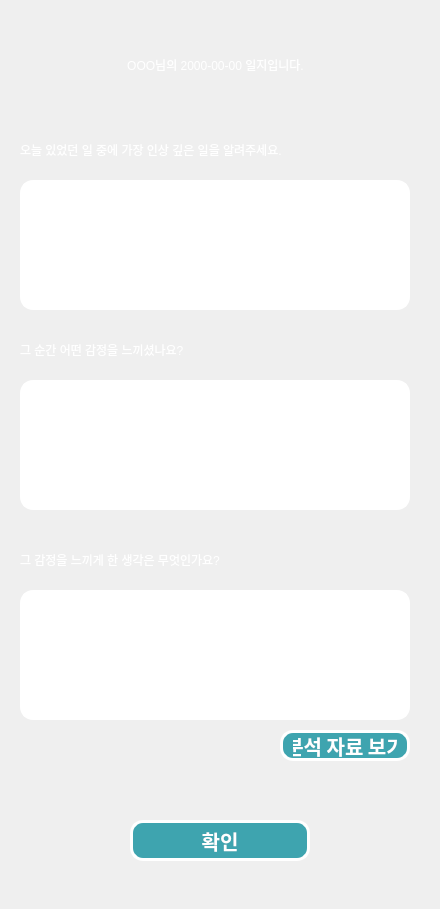
   <widget class="QWidget" name="write_myschedule_doctor">
    <widget class="QLabel" name="label_62">
     <property name="geometry">
      <rect>
       <x>0</x>
       <y>0</y>
       <width>431</width>
       <height>900</height>
      </rect>
     </property>
     <property name="styleSheet">
      <string notr="true">background-image: url(:/new/prefix1/resources/Dream Whale_.png);</string>
     </property>
     <property name="text">
      <string/>
     </property>
    </widget>
    <widget class="QLabel" name="label_50">
     <property name="geometry">
      <rect>
       <x>20</x>
       <y>330</y>
       <width>391</width>
       <height>40</height>
      </rect>
     </property>
     <property name="styleSheet">
      <string notr="true">font: 700 13pt &quot;Gaegu&quot;;
color: rgb(255, 255, 255);</string>
     </property>
     <property name="text">
      <string>그 순간 어떤 감정을 느끼셨나요?</string>
     </property>
    </widget>
    <widget class="QPushButton" name="close_myday_Btn_2">
     <property name="geometry">
      <rect>
       <x>280</x>
       <y>730</y>
       <width>130</width>
       <height>31</height>
      </rect>
     </property>
     <property name="font">
      <font>
       <family>Gaegu</family>
       <pointsize>15</pointsize>
       <italic>false</italic>
       <bold>true</bold>
      </font>
     </property>
     <property name="styleSheet">
      <string notr="true">color: rgb(255, 255, 255);
background-color: rgb(62, 164, 175);
border: 3px solid rgb(255, 255, 255);
border-radius: 13px; 
font: 700 15pt &quot;Gaegu&quot;;
padding: 1px 10px; </string>
     </property>
     <property name="text">
      <string>분석 자료 보기</string>
     </property>
     <property name="flat">
      <bool>true</bool>
     </property>
    </widget>
    <widget class="QLabel" name="label_65">
     <property name="geometry">
      <rect>
       <x>20</x>
       <y>130</y>
       <width>391</width>
       <height>40</height>
      </rect>
     </property>
     <property name="styleSheet">
      <string notr="true">font: 700 13pt &quot;Gaegu&quot;;
color: rgb(255, 255, 255);</string>
     </property>
     <property name="text">
      <string>오늘 있었던 일 중에 가장 인상 깊은 일을 알려주세요.</string>
     </property>
    </widget>
    <widget class="QTextEdit" name="answer1_2">
     <property name="enabled">
      <bool>true</bool>
     </property>
     <property name="geometry">
      <rect>
       <x>20</x>
       <y>180</y>
       <width>390</width>
       <height>130</height>
      </rect>
     </property>
     <property name="styleSheet">
      <string notr="true">color:black;
background-color: rgb(255, 255, 255);
border: 2px solid rgb(255, 255, 255);
font: 700 9pt &quot;Gadugi&quot;;
border-radius: 13px; 
padding: 1px 10px; </string>
     </property>
     <property name="html">
      <string>&lt;!DOCTYPE HTML PUBLIC &quot;-//W3C//DTD HTML 4.0//EN&quot; &quot;http://www.w3.org/TR/REC-html40/strict.dtd&quot;&gt;
&lt;html&gt;&lt;head&gt;&lt;meta name=&quot;qrichtext&quot; content=&quot;1&quot; /&gt;&lt;meta charset=&quot;utf-8&quot; /&gt;&lt;style type=&quot;text/css&quot;&gt;
p, li { white-space: pre-wrap; }
hr { height: 1px; border-width: 0; }
li.unchecked::marker { content: &quot;\2610&quot;; }
li.checked::marker { content: &quot;\2612&quot;; }
&lt;/style&gt;&lt;/head&gt;&lt;body style=&quot; font-family:'Gadugi'; font-size:9pt; font-weight:700; font-style:normal;&quot;&gt;
&lt;p style=&quot;-qt-paragraph-type:empty; margin-top:0px; margin-bottom:0px; margin-left:0px; margin-right:0px; -qt-block-indent:0; text-indent:0px; font-family:'Gaegu'; font-size:14pt;&quot;&gt;&lt;br /&gt;&lt;/p&gt;&lt;/body&gt;&lt;/html&gt;</string>
     </property>
    </widget>
    <widget class="QTextEdit" name="answer2_2">
     <property name="geometry">
      <rect>
       <x>20</x>
       <y>380</y>
       <width>390</width>
       <height>130</height>
      </rect>
     </property>
     <property name="styleSheet">
      <string notr="true">color:black;
background-color: rgb(255, 255, 255);
border: 2px solid rgb(255, 255, 255);
font: 700 9pt &quot;Gadugi&quot;;
border-radius: 13px; 
padding: 1px 10px; </string>
     </property>
    </widget>
    <widget class="QTextEdit" name="answer3_2">
     <property name="geometry">
      <rect>
       <x>20</x>
       <y>590</y>
       <width>390</width>
       <height>130</height>
      </rect>
     </property>
     <property name="styleSheet">
      <string notr="true">color:black;
background-color: rgb(255, 255, 255);
border: 2px solid rgb(255, 255, 255);
font: 700 9pt &quot;Gadugi&quot;;
border-radius: 13px; 
padding: 1px 10px; </string>
     </property>
    </widget>
    <widget class="QLabel" name="label_69">
     <property name="geometry">
      <rect>
       <x>20</x>
       <y>540</y>
       <width>391</width>
       <height>40</height>
      </rect>
     </property>
     <property name="styleSheet">
      <string notr="true">font: 700 13pt &quot;Gaegu&quot;;
color: rgb(255, 255, 255);</string>
     </property>
     <property name="text">
      <string>그 감정을 느끼게 한 생각은 무엇인가요?</string>
     </property>
    </widget>
    <widget class="QLabel" name="label_70">
     <property name="geometry">
      <rect>
       <x>10</x>
       <y>40</y>
       <width>411</width>
       <height>50</height>
      </rect>
     </property>
     <property name="styleSheet">
      <string notr="true">font: 700 15pt &quot;Gaegu&quot;;
color: rgb(255, 255, 255);</string>
     </property>
     <property name="text">
      <string>OOO님의 2000-00-00 일지입니다.</string>
     </property>
     <property name="alignment">
      <set>Qt::AlignCenter</set>
     </property>
    </widget>
    <widget class="QPushButton" name="close_myday_Btn_3">
     <property name="geometry">
      <rect>
       <x>130</x>
       <y>820</y>
       <width>180</width>
       <height>41</height>
      </rect>
     </property>
     <property name="font">
      <font>
       <family>Gaegu</family>
       <pointsize>15</pointsize>
       <italic>false</italic>
       <bold>true</bold>
      </font>
     </property>
     <property name="styleSheet">
      <string notr="true">color: rgb(255, 255, 255);
background-color: rgb(62, 164, 175);
border: 3px solid rgb(255, 255, 255);
border-radius: 13px; 
font: 700 15pt &quot;Gaegu&quot;;
padding: 1px 10px; </string>
     </property>
     <property name="text">
      <string>확인</string>
     </property>
     <property name="flat">
      <bool>true</bool>
     </property>
    </widget>
   </widget>
